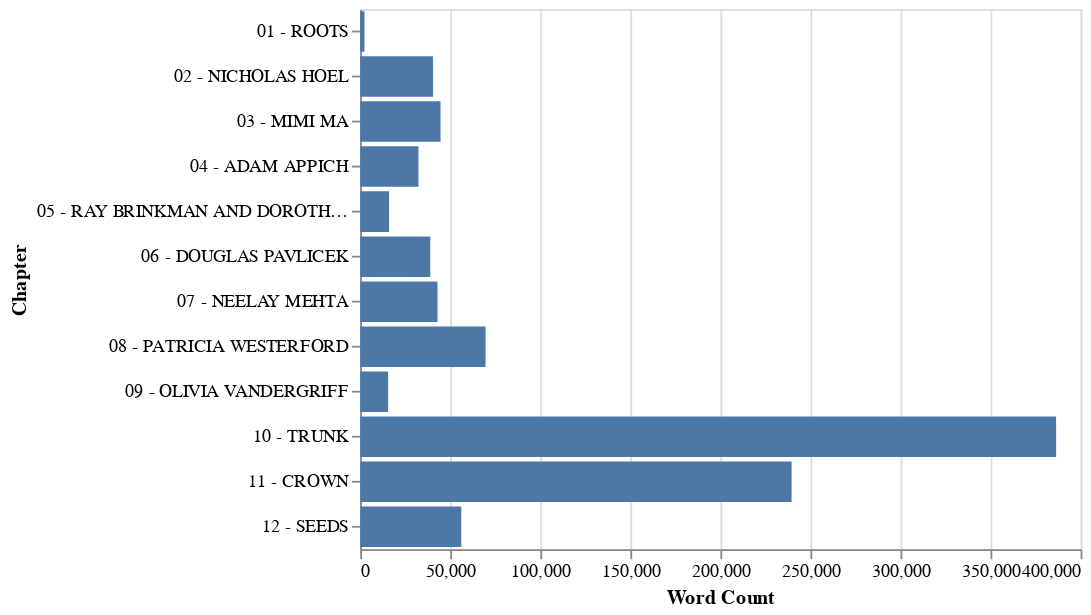

The notebook cell this image was saved under:
### Code cell
alt.Chart(data).mark_bar().encode(
    alt.X('word_count', title='Word Count'),
    alt.Y('chapter', title='Chapter'),
)

### Figure 1 — Vega-Lite specification as saved in the notebook (floating-point values rounded to 4 significant figures)
{"$schema": "https://vega.github.io/schema/vega-lite/v3.3.0.json", "config": {"mark": {"tooltip": null}, "view": {"height": 300, "width": 400}}, "data": {"name": "data-cdf85f303a267fd42d30500b55806855"}, "datasets": {"data-cdf85f303a267fd42d30500b55806855": [{"chapter": "01 - ROOTS", "word_count": 2360}, {"chapter": "02 - NICHOLAS HOEL", "word_count": 40451}, {"chapter": "03 - MIMI MA", "word_count": 44610}, {"chapter": "04 - ADAM APPICH", "word_count": 32358}, {"chapter": "05 - RAY BRINKMAN AND DOROTHY CAZALY", "word_count": 16053}, {"chapter": "06 - DOUGLAS PAVLICEK", "word_count": 38900}, {"chapter": "07 - NEELAY MEHTA", "word_count": 42932}, {"chapter": "08 - PATRICIA WESTERFORD", "word_count": 69615}, {"chapter": "09 - OLIVIA VANDERGRIFF", "word_count": 15499}, {"chapter": "10 - TRUNK", "word_count": 386394}, {"chapter": "11 - CROWN", "word_count": 239534}, {"chapter": "12 - SEEDS", "word_count": 56126}]}, "encoding": {"x": {"field": "word_count", "title": "Word Count", "type": "quantitative"}, "y": {"field": "chapter", "title": "Chapter", "type": "nominal"}}, "mark": "bar"}
